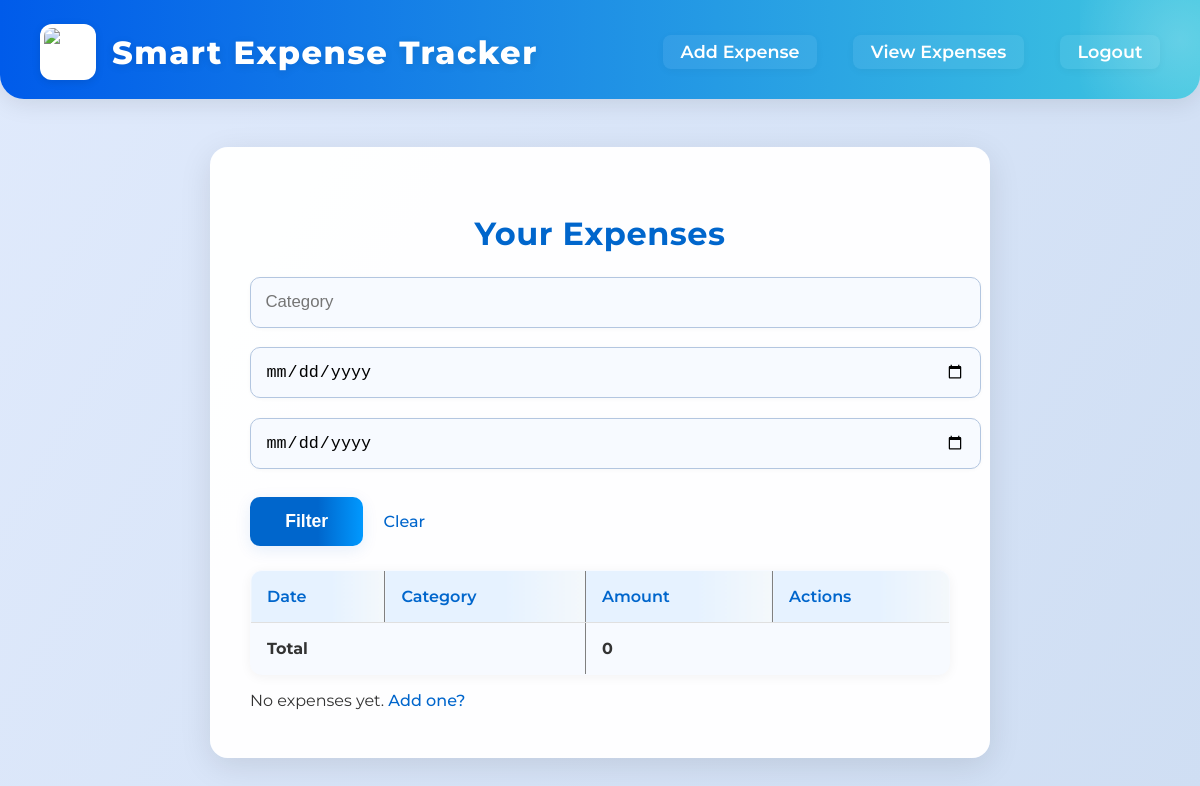
The page /expenses (signed in) on the database as committed earlier.
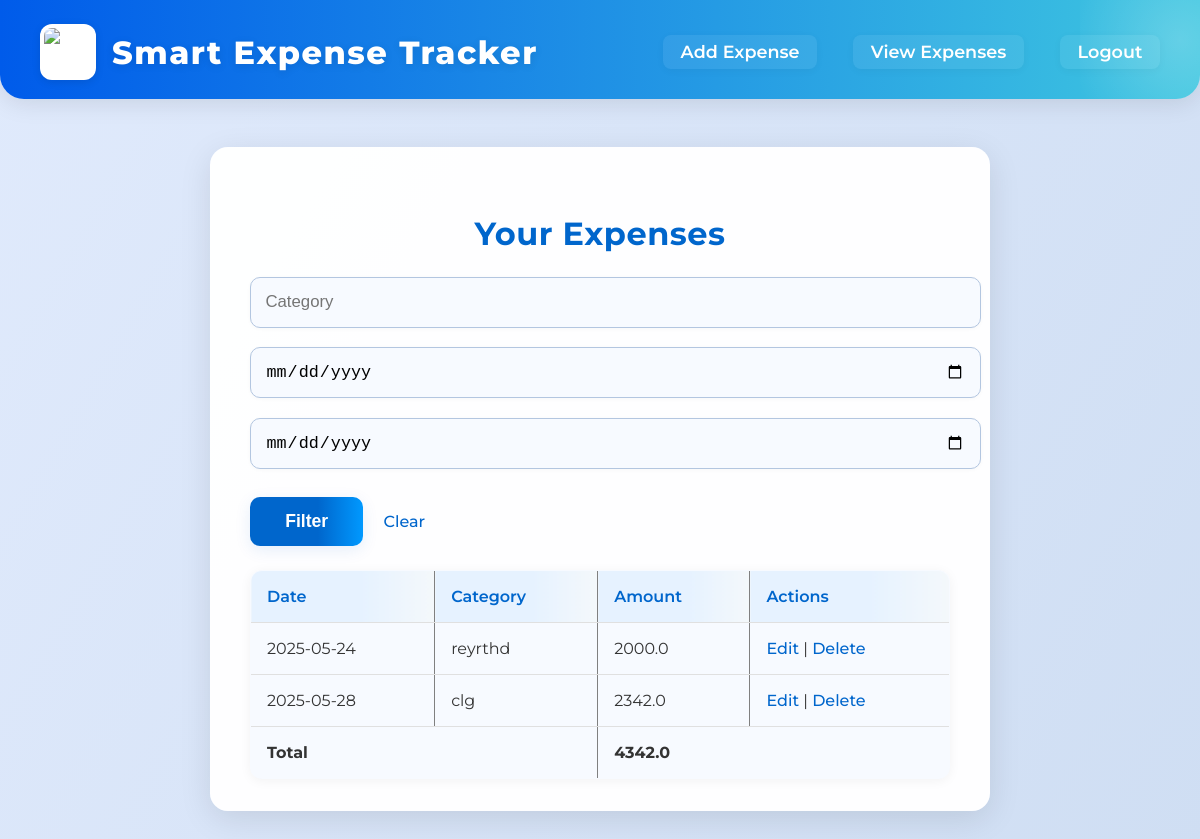
The same page on the database as committed later.
### models.py (models this page shows)
class Expense(db.Model):
    id = db.Column(db.Integer, primary_key=True)
    amount = db.Column(db.Float, nullable=False)
    category = db.Column(db.String(100), nullable=False)
    date = db.Column(db.String(20), nullable=False)
    user_id = db.Column(db.Integer, db.ForeignKey('user.id'), nullable=False)

### app.py (the view)
@app.route('/expenses', methods=['GET', 'POST'])
@login_required
def view_expenses():
    query = Expense.query.filter_by(user_id=current_user.id)
    category = request.args.get('category', '')
    start_date = request.args.get('start_date', '')
    end_date = request.args.get('end_date', '')
    if category:
        query = query.filter(Expense.category.ilike(f'%{category}%'))
    if start_date:
        query = query.filter(Expense.date >= start_date)
    if end_date:
        query = query.filter(Expense.date <= end_date)
    expenses = query.all()
    total = sum(exp.amount for exp in expenses)
    return render_template('view_expenses.html', expenses=expenses, total=total,
                           category=category, start_date=start_date, end_date=end_date)

### app.py (called while the page is built)
@login_manager.user_loader
def load_user(user_id):
    return User.query.get(int(user_id))

### templates/view_expenses.html
{% extends "base.html" %}
{% block content %}
<h2>Your Expenses</h2>
<form method="get" style="margin-bottom: 1.5rem;">
    <input type="text" name="category" placeholder="Category" value="{{ category }}">
    <input type="date" name="start_date" value="{{ start_date }}">
    <input type="date" name="end_date" value="{{ end_date }}">
    <button type="submit">Filter</button>
    <a href="{{ url_for('view_expenses') }}" style="margin-left:1rem;">Clear</a>
</form>
<table border="1" cellpadding="8">
    <tr>
        <th>Date</th>
        <th>Category</th>
        <th>Amount</th>
        <th>Actions</th>
    </tr>
    {% for expense in expenses %}
    <tr>
        <td>{{ expense.date }}</td>
        <td>{{ expense.category }}</td>
        <td>{{ expense.amount }}</td>
        <td>
            <a href="{{ url_for('edit_expense', expense_id=expense.id) }}">Edit</a> |
            <a href="{{ url_for('delete_expense', expense_id=expense.id) }}" onclick="return confirm('Are you sure you want to delete this expense?');">Delete</a>
        </td>
    </tr>
    {% endfor %}
    <tr>
        <td colspan="2"><strong>Total</strong></td>
        <td colspan="2"><strong>{{ total }}</strong></td>
    </tr>
</table>
{% if not expenses %}
    <p>No expenses yet. <a href="{{ url_for('add_expense') }}">Add one?</a></p>
{% endif %}
{% endblock %}

### templates/base.html (shortened to what this page needs)
<!DOCTYPE html>
<html lang="en">
<head>
    <link rel="stylesheet" href="{{ url_for('static', filename='style.css') }}">
    <link rel="stylesheet" href="/static/style.css">
</head>
<body>
    <nav class="main-header">
        <div class="header-left">
            <img src="https://img.icons8.com/color/48/000000/money-bag.png" alt="Logo" class="logo">
            <span class="brand-title">Smart Expense Tracker</span>
        </div>
        <div class="header-right">
            {% if current_user.is_authenticated %}
                <a href="{{ url_for('add_expense') }}">Add Expense</a>
                <a href="{{ url_for('view_expenses') }}">View Expenses</a>
                <a href="{{ url_for('logout') }}">Logout</a>
            {% else %}
                <a href="{{ url_for('login') }}">Login</a>
                <a href="{{ url_for('register') }}">Register</a>
            {% endif %}
        </div>
    </nav>
    <div class="container">
        {% block content %}{% endblock %}
    </div>
</body>
</html>

### static/style.css (style rules this page uses)
body { font-family: 'Montserrat', 'Poppins', Arial, sans-serif; background: linear-gradient(120deg, #e0eafc 0%, #cfdef3 100%); margin: 0; padding: 0; color: #333; min-height: 100vh; }
nav { background: linear-gradient(90deg, #0066cc 60%, #0099ff 100%); color: #fff; padding: 1rem 2rem; display: flex; align-items: center; justify-content: space-between; box-shadow: 0 2px 12px rgba(0,0,0,0.08); border-bottom-left-radius: 18px; border-bottom-right-radius: 18px; }
nav a { color: #fff; text-decoration: none; margin-left: 1.5rem; font-weight: 500; font-size: 1.1rem; transition: color 0.2s; padding: 0.2rem 0.8rem; border-radius: 6px; }
.main-header { background: linear-gradient(90deg, #005bea 0%, #3ec6e0 100%); color: #fff; padding: 1.5rem 2.5rem 1.2rem 2.5rem; display: flex; align-items: center; justify-content: space-between; box-shadow: 0 4px 24px rgba(0,0,0,0.10); border-bottom-left-radius: 24px; border-bottom-right-radius: 24px; position: relative; overflow: hidden; }
.main-header::after { content: ""; position: absolute; right: -80px; top: -60px; width: 200px; height: 200px; background: radial-gradient(circle, #fff3 0%, #fff0 80%); z-index: 0; }
.header-left { display: flex; align-items: center; z-index: 1; }
.logo { width: 48px; height: 48px; margin-right: 1rem; border-radius: 12px; box-shadow: 0 2px 8px rgba(0,0,0,0.10); background: #fff; padding: 4px; }
.brand-title { font-size: 2rem; font-weight: 800; letter-spacing: 1.5px; text-shadow: 0 2px 8px rgba(0,0,0,0.10); }
.header-right a { color: #fff; text-decoration: none; margin-left: 2rem; font-weight: 600; font-size: 1.1rem; transition: color 0.2s, background 0.2s; padding: 0.4rem 1.1rem; border-radius: 8px; background: rgba(255,255,255,0.07); box-shadow: 0 2px 8px rgba(0,0,0,0.04); }
.container, .flashes { max-width: 700px; margin: 3rem auto; background: rgba(255,255,255,0.98); padding: 2.5rem 2.5rem 2rem 2.5rem; border-radius: 18px; box-shadow: 0 8px 32px rgba(0,0,0,0.10); }
h2 { color: #0066cc; margin-bottom: 1.5rem; font-size: 2rem; font-weight: 700; letter-spacing: 0.5px; text-align: center; }
input[type="text"], input[type="password"], input[type="number"], input[type="date"] { width: 100%; padding: 0.9rem; margin-bottom: 1.2rem; border: 1.5px solid #b3c6e0; border-radius: 10px; font-size: 1.05rem; background: #f7faff; transition: border 0.3s, box-shadow 0.3s; box-shadow: 0 1px 4px rgba(0,0,0,0.03); }
button, .btn { background: linear-gradient(90deg, #0066cc 60%, #0099ff 100%); color: #fff; border: none; padding: 0.9rem 2.2rem; border-radius: 10px; font-size: 1.1rem; font-weight: 600; cursor: pointer; box-shadow: 0 4px 16px rgba(0,102,204,0.10); transition: background 0.2s, box-shadow 0.2s; margin-top: 0.5rem; }
table { width: 100%; border-collapse: collapse; margin-top: 1.5rem; background: #f7faff; border-radius: 12px; overflow: hidden; box-shadow: 0 2px 12px rgba(0,0,0,0.05); }
th, td { padding: 1rem; text-align: left; border-bottom: 1px solid #e0e0e0; }
th { background: linear-gradient(90deg, #e6f2ff 60%, #f4f8fb 100%); color: #0066cc; font-weight: 600; }
tr:last-child td { border-bottom: none; }
a { color: #0066cc; text-decoration: none; font-weight: 500; transition: color 0.2s; }

Rows that differ between the two databases and show on the page:
added Expense: date "2025-05-24", category "reyrthd", amount "2000.0"
added Expense: date "2025-05-28", category "clg", amount "2342.0"
Other text that changed with them:
{{ total }}: "0" → "4342.0"
text no longer shown: "No expenses yet. Add one?"
